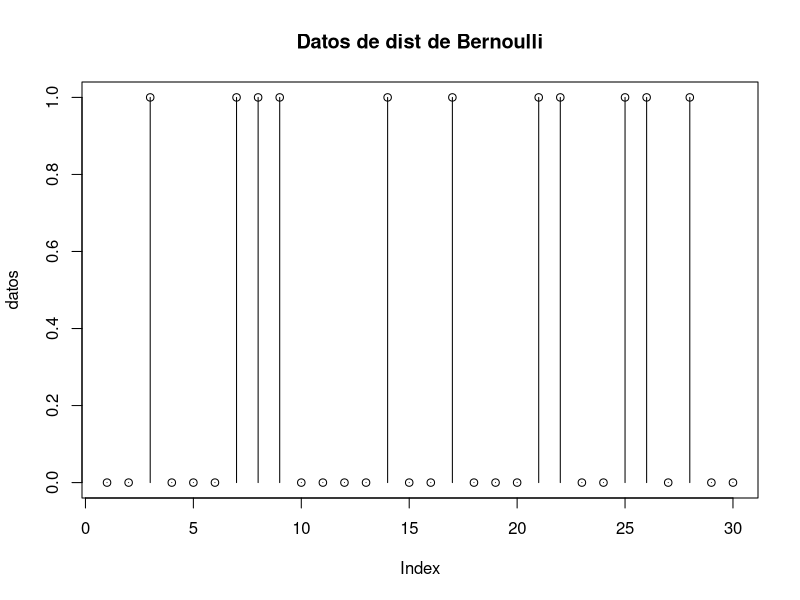
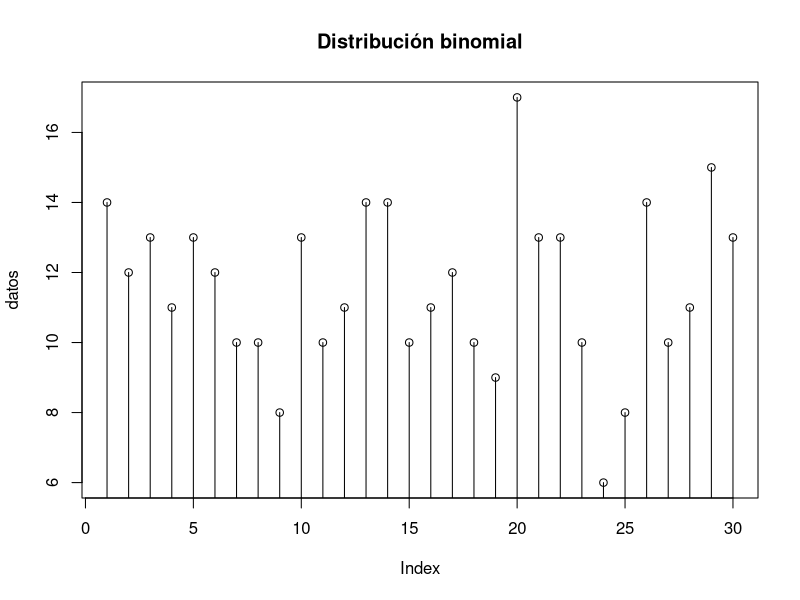
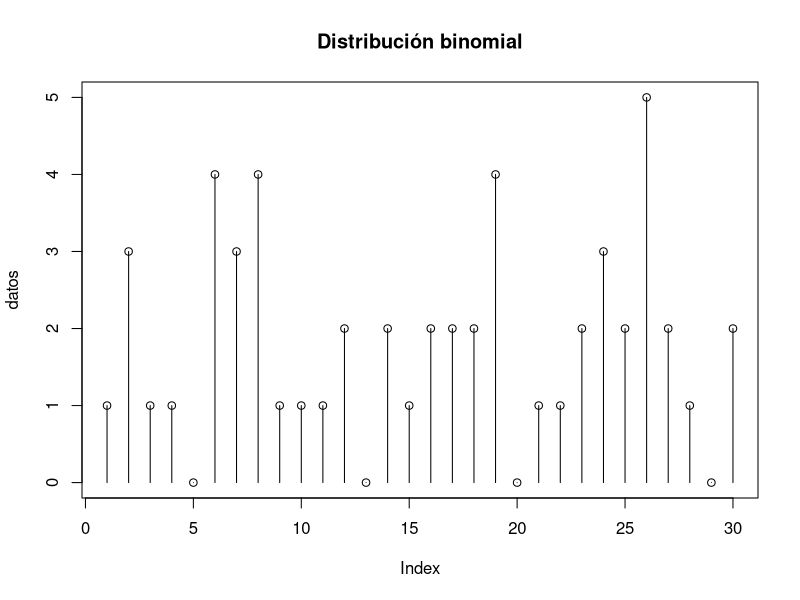
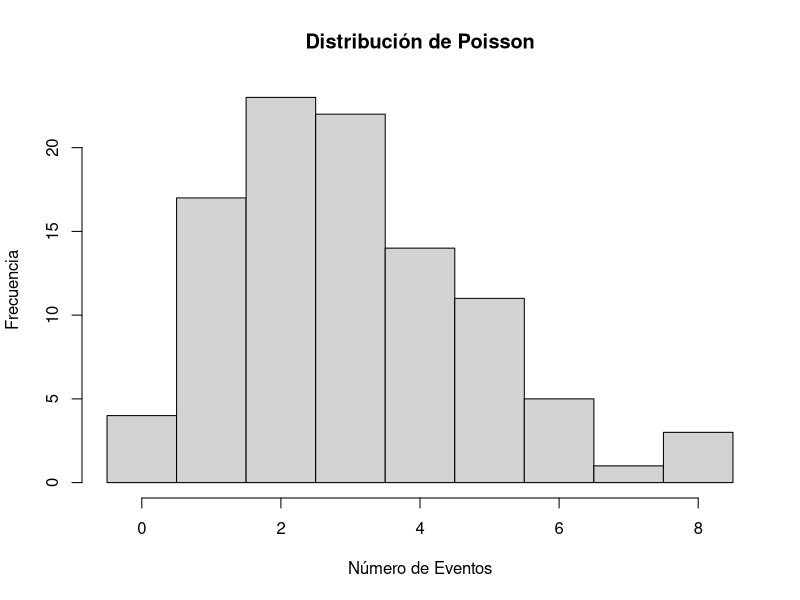
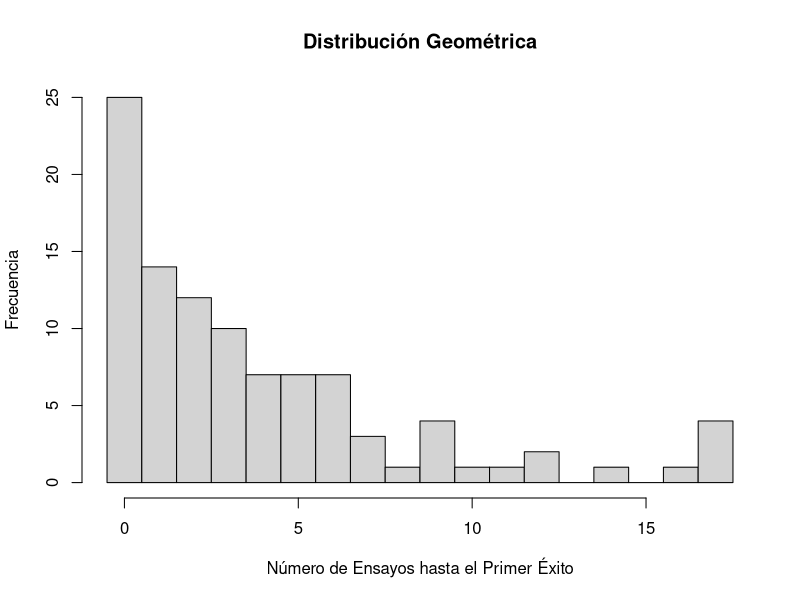
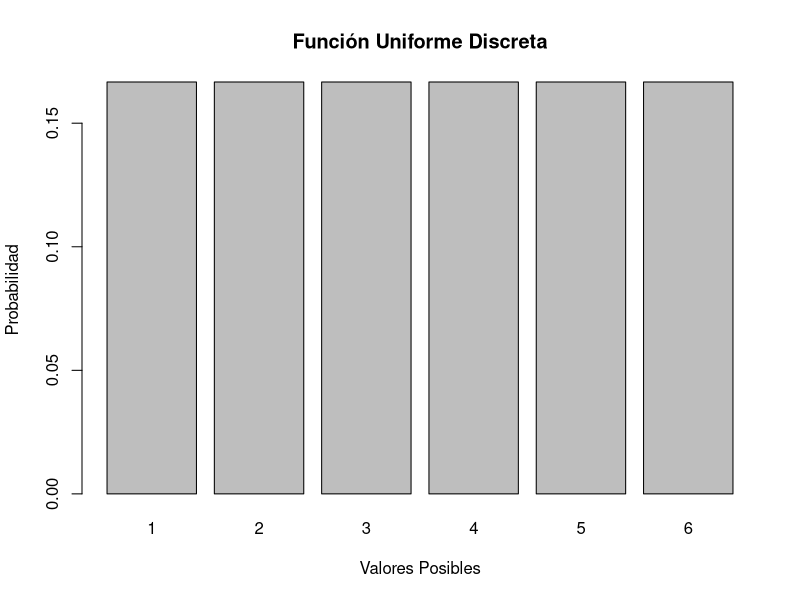
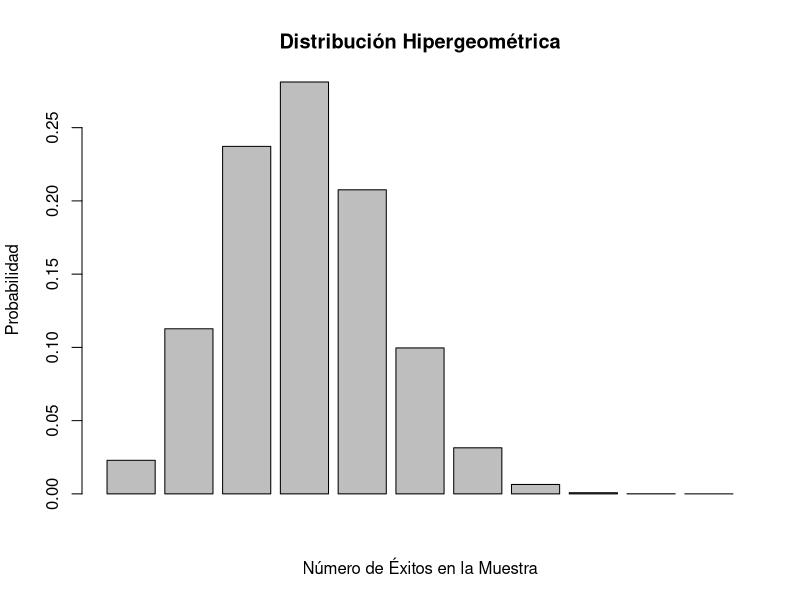
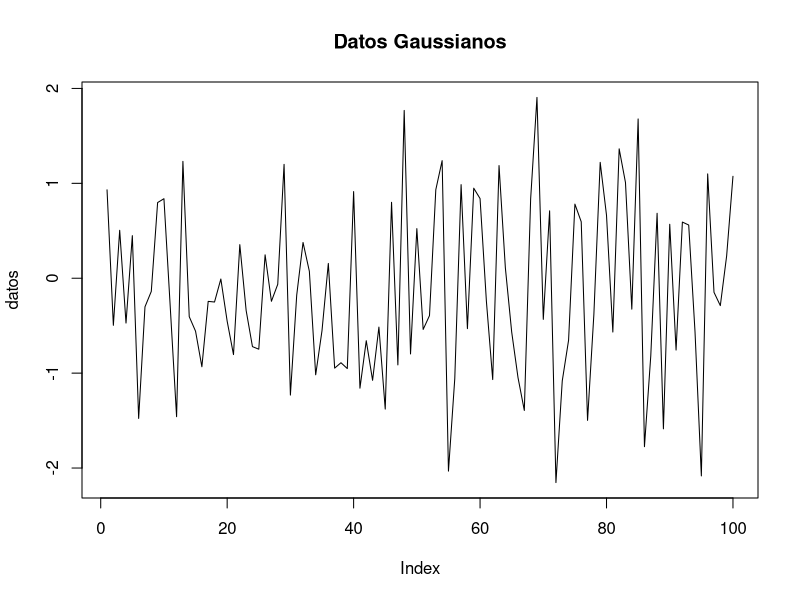

R code for these plots, in order:
## ---- chunk 1
knitr::opts_chunk$set(echo = TRUE)
## ---- chunk 2
# Sacamos una muestra de 30 datos Bernoulli y graficamos
datos <- rbinom(n=30, size=1, prob=0.3)
plot(datos, type="h", main="Datos de dist de Bernoulli")
points(datos)
## ---- chunk 3
datos <- rbinom(30, size=20, prob=0.6)
plot(datos, type="h", main= "Distribución binomial")
points(datos)
## ---- chunk 4
datos <- rbinom(30, size=20, prob=0.1)
plot(datos, type="h", main= "Distribución binomial")
points(datos)
## ---- chunk 5
lambda <- 3
datos <- rpois(100, lambda)
hist(datos, breaks = seq(min(datos) - 0.5, max(datos) + 0.5, 1), main = "Distribución de Poisson", xlab = "Número de Eventos", ylab = "Frecuencia")
## ---- chunk 6
prob_exito <- 0.2
datosgeom <- rgeom(100, prob_exito)
hist(datosgeom, breaks = seq(min(datosgeom) - 0.5, max(datosgeom) + 0.5, 1), main = "Distribución Geométrica", xlab = "Número de Ensayos hasta el Primer Éxito", ylab = "Frecuencia")
## ---- chunk 7
valores <- 1:6
probud <- rep(1/length(valores), length(valores))
barplot(probud, names.arg = valores,
        main = "Función Uniforme Discreta",
        xlab = "Valores Posibles", ylab = "Probabilidad")
## ---- chunk 8
N <- 100
K <- 30 
n <- 10
barplot(dhyper(0:n, m = K, n = N - K, k = n), main = "Distribución Hipergeométrica", xlab = "Número de Éxitos en la Muestra", ylab = "Probabilidad")
## ---- chunk 9
datos <- rnorm(100,mean=0, sd=1)
plot(datos, type="l", main="Datos Gaussianos")
## ---- chunk 10
a<-50;b<-70
u<-runif(100000,0,1)
x<-a+(b-a)*u
hist(x,prob=TRUE,main="",ylab="f(x)",col="grey",ylim=c(0,0.06))
curve(dunif(x,a,b),  add = TRUE,lwd=2)
box()
text(60,0.055,expression(paste(a==50, b==70)))
## ---- chunk 11
curve(dexp(x, rate=2.5), lwd=3, las=1, ylab='Densidad', from=0, to=3)
## ---- chunk 12
sigma <- 1
x <- seq(0, 5, length.out = 1000)
valores <- dgamma(x, shape = 2, scale = sigma)
plot(x, valores, type = "l", main = "Continua de Rayleigh", xlab = "x", ylab = "Densidad de Probabilidad")
## ---- chunk 13
alpha=4;beta=2.8
u1=runif(100000,0,1);u2=runif(100000,0,1)
u3=runif(100000,0,1);u4=runif(100000,0,1)
x=-beta*log(u1*u2*u3*u4)
hist(x,prob=TRUE,breaks=9,ylim=c(0,0.09),main="" ,ylab="f(x)",col="grey")
y<-function(x){
1/(gamma(alpha)*beta^alpha)*x^(alpha-1)*exp(-x/beta)
}
par(new=T)
curve(y,0,50,main="",axes=FALSE,lwd=2,ylab="")
box()
text(30,0.07,expression(paste(beta==2.8)))
text(30,0.065,expression(paste(alpha==4)))
